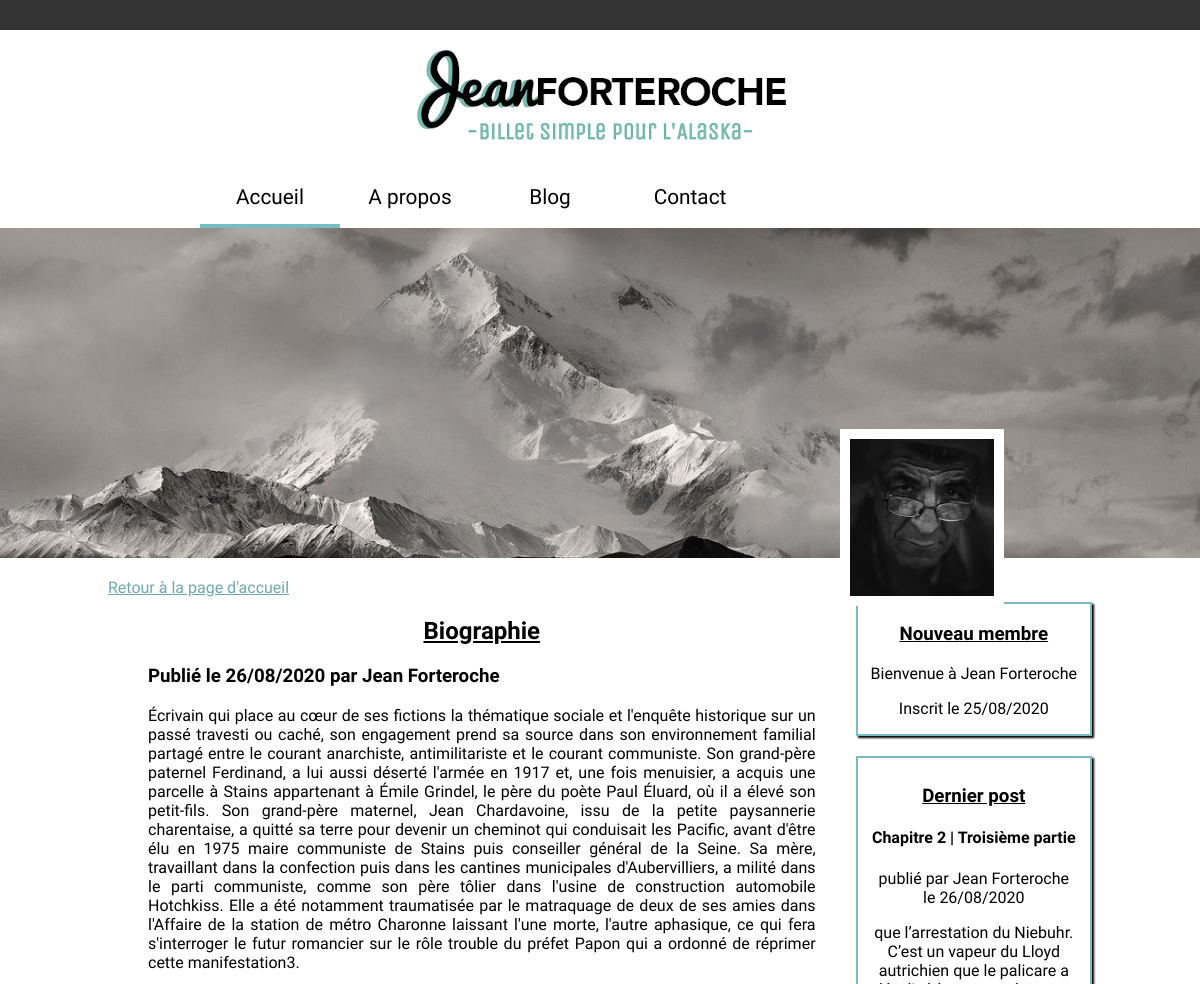
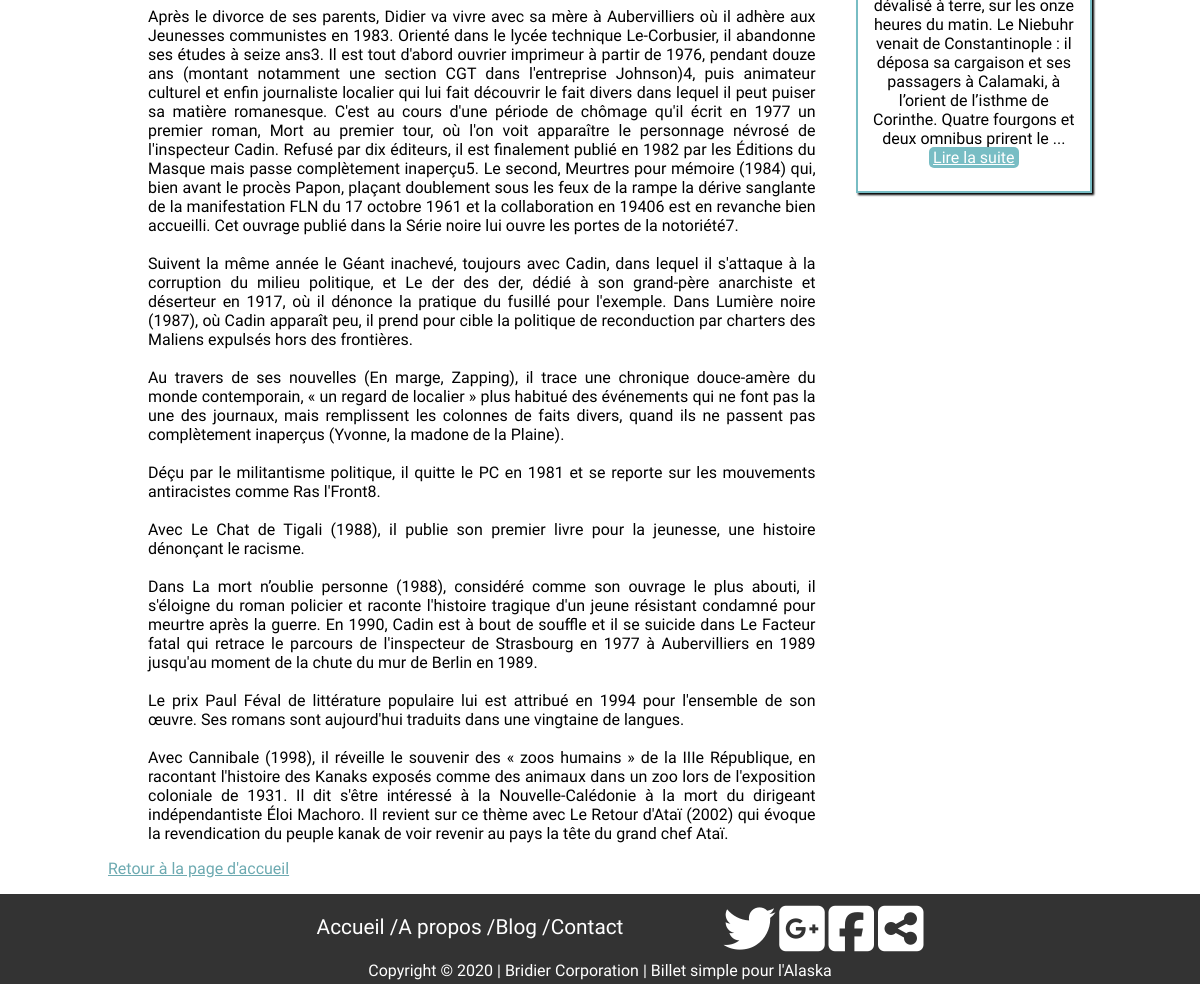
The app's page /index.php?action=various&id=1 with its own data (2 pictures, top to bottom).
### tables this page shows
CREATE TABLE `various` (
  `id` int(11) NOT NULL,
  `author` varchar(255) NOT NULL,
  `title` varchar(255) NOT NULL,
  `content` text NOT NULL,
  `date_creation` datetime NOT NULL DEFAULT CURRENT_TIMESTAMP
);

CREATE TABLE `users` (
  `id` int(11) NOT NULL,
  `id_status` int(11) NOT NULL,
  `firstName` varchar(255) NOT NULL,
  `lastName` varchar(255) NOT NULL,
  `pseudo` varchar(255) NOT NULL,
  `password` varchar(255) NOT NULL,
  `mail` varchar(255) NOT NULL,
  `date_inscription` datetime NOT NULL DEFAULT CURRENT_TIMESTAMP
);

CREATE TABLE `posts` (
  `id` int(11) NOT NULL,
  `author` varchar(255) NOT NULL,
  `title` varchar(255) NOT NULL,
  `content` text NOT NULL,
  `date_creation` datetime NOT NULL DEFAULT CURRENT_TIMESTAMP
);

### controller/controller.php (called while the page is built, shortened)
<?php
require_once('model/postManager.php');
require_once('model/userManager.php');
require_once('model/variousManager.php');
function various($id)
{
    require('rightBlockController.php');
    $variousManager = new VariousManager();
    $getVarious = $variousManager->getVarious($id);
    require('view/variousView.php');
}

### model/variousManager.php (called while the page is built, shortened)
<?php
class VariousManager extends Manager
{
    public function getVarious($id)
    {
        $db = $this->dbConnect();
        $req = $db->prepare('SELECT id,author, title, content, DATE_FORMAT(date_creation, \'%d/%m/%Y\') AS date_creation FROM various WHERE id = ?');
        $req->execute(array($id));
        $various = $req->fetch();
        return $various;
    }
}

### model/userManager.php (called while the page is built, shortened)
<?php
class UserManager extends Manager
{
    public function getLastUser()
    {
        $db = $this->dbConnect();
        $req = $db->query('SELECT id, pseudo, DATE_FORMAT(date_inscription, \'%d/%m/%Y\') AS date_inscirption FROM users ORDER BY id DESC
        LIMIT 1');
        $lastUser = $req->fetch();
        return $lastUser;
    }
}

### controller/rightBlockController.php (called while the page is built)
<?php
$postManager = new PostManager();
$userManager = new UserManager();
$lastUser = $userManager->getLastUser();
$lastPost = $postManager->lastPost();

### model/postManager.php (called while the page is built, shortened)
<?php
class PostManager extends Manager
{
    public function lastPost()
    {
        $db = $this->dbConnect();
        $req = $db->query('SELECT id,author, title, LEFT( content, 300 ) AS content, DATE_FORMAT(date_creation, \'%d/%m/%Y\') AS date_creation FROM posts ORDER BY id DESC LIMIT 1');
        $lastPost = $req->fetch();
        return $lastPost;
    }
}

### view/template.php (the view, shortened to what this page needs)
<!DOCTYPE html>
<html>
    <head>
        <link href="public/css/style.css" rel="stylesheet" />
    </head>
    <body>
        <head>
            <div class="headband"></div>
            <p class="logo"><img src="public/img/logo_400.png" alt="logo de Jean"></p>
            <nav>
                <ul class="menu">
                    <li class="buttonMenu accueil"><a href="">Accueil</a></li>
                    <li class="buttonMenu a_propos"><a href="index.php?action=about">A propos</a></li>
                    <li class="buttonMenu blog"><a href="">Blog</a></li>
                    <li class="buttonMenu contact"><a href="">Contact</a></li>
                </ul>
            </nav>
            <div class="banniere">
                <img src="public/img/banniere.jpg" alt="paysage Alaska" class="paysage">
                <img src="public/img/jean_f.jpg" alt="Portrait de Jean Forteroche" class="portrait">
            </div>
        </head>
        <section class="section">
            <section class="leftSection">
                <?= $content ?>
            </section>
            <section class="rightSection">
                <article class="lastUser">
                    <h3>Nouveau membre</h3>
                    <p>Bienvenue à <?=htmlspecialchars($lastUser['pseudo'])?></p>
                    <p>Inscrit le <?=htmlspecialchars($lastUser['date_inscirption'])?></p>
                </article>
                <article class="lastPost">
                    <h3>Dernier post</h3>
                    <h4><?=htmlspecialchars($lastPost['title'])?></h4>
                    <p>publié par <?=htmlspecialchars($lastPost['author'])?><br /> le <?=htmlspecialchars($lastPost['date_creation'])?></p>
                    <p>
                        <?=htmlspecialchars($lastPost['content'])?>
                        ... <a href="index.php?action=post&amp;id=<?=$lastPost['id']?>" class="readMore">Lire la suite</a>
                    </p>
                </article>
            </section>
        </section>
        <footer>
            <div class="footer_block">
                <ul class="footer_menu">
                    <li><a href="">Accueil / </a></li>
                    <li><a href="">A propos / </a></li>
                    <li><a href="">Blog / </a></li>
                    <li><a href="">Contact</a></li>
                </ul>
                <ul class="footer_social_network">
                    <li><a href=""><i class="fab fa-twitter"></i></a></li>
                    <li><a href=""><i class="fab fa-google-plus-square"></i></a></li>
                    <li><a href=""><i class="fab fa-facebook-square"></i></a></li>
                    <li><a href=""><i class="fas fa-share-alt-square"></i></a></li>
                </ul>
            </div>
            <p class='copyright'>Copyright © 2020 | Bridier Corporation | Billet simple pour l'Alaska </p>
        </footer>
    </body>
</html>

### view/variousView.php (shortened to what this page needs)
<p class="homePage"><a href="index.php">Retour à la page d'accueil</a></p>
<article class="leftBlock">
    <h2><?=htmlspecialchars($getVarious['title'])?></h2>
    <h3>Publié le <?=htmlspecialchars($getVarious['date_creation'])?> par <?=htmlspecialchars($getVarious['author'])?></h3>
    <p><?=nl2br(htmlspecialchars($getVarious['content']))?></p>
</article>
<p class="homePage"><a href="index.php">Retour à la page d'accueil</a></p>
<?php $content = ob_get_clean(); ?>
<?php require('template.php'); ?>

### public/css/style.css (style rules this page uses)
body { margin:0; font-family: 'Unica One', cursive; }
.headband { height: 30px; background-color: rgb(51, 51, 51); }
.logo { text-align: center; margin: 0px; }
.menu { margin:auto; display: flex; justify-content: flex-start; width: 70%; }
.buttonMenu { width: 110px; padding: 15px; text-align: center; list-style: none; }
.menu a, footer a { text-decoration:none; color:black; font-size: 1.3em; font-family: 'Unica One', cursive; }
.accueil { border-bottom: 4px solid rgb(118, 188, 195); }
.banniere { position: relative; }
.paysage { width: 100%; }
.portrait { position: absolute; top: 60%; left: 70%; width: 12%; padding:10px; background-color: white; position: absolute; }
footer { background-color: rgb(51, 51, 51); height: 90px; }
footer ul { text-align: center; list-style: none; }
footer a, .copyright { color: white; }
.footer_block { display: flex; justify-content: center; align-items: center; }
.footer_menu { display: flex; margin:0px; }
.footer_social_network { display: flex; font-size: 2.5em; justify-content: space-between; padding: 6px 0px 0px 100px; width: 200px; margin:0px; }
.copyright { margin:0px; text-align: center; font-family: 'Unica One', cursive; }
.section { width:82%; margin: auto; display: flex; justify-content: space-between; }
.leftSection { width: 80%; }
.leftSection h2, .rightSection h3 { text-decoration: underline; }
.rightSection { width: 249px; margin-top: 40px; text-align: center; }
.lastUser { height: 130px; }
.lastPost { margin-top: 20px; padding: 8px;; }
.lastUser, .lastPost { box-shadow: 2px 2px 2Px black; border: 2px solid rgb(120, 189, 196); }
.leftSection h2 { text-align: center; }
.readMore { padding: 1px 4Px; background-color: rgb(120, 189, 196); color: white; border-radius: 5px;; }
.leftBlock { text-align: justify; margin: 0px 40px; }
.homePage a { color: rgb(109, 170, 177); }

### records on screen
various: title "Biographie", author "Jean Forteroche", content "Écrivain qui place au cœur de ses fictions la thématique sociale et l'enquête historique sur un passé travesti ou caché, son engagement prend sa source dans son environnement familial partagé entre le courant anarchiste, antimilitariste et le courant communiste. Son grand-père paternel Ferdinand, a lui aussi déserté l'armée en 1917 et, une fois menuisier, a acquis une parcelle à Stains appartenant à Émile Grindel, le père du poète Paul Éluard, où il a élevé son petit-fils. Son grand-père maternel, Jean Chardavoine, issu de la petite paysannerie charentaise, a quitté sa terre pour devenir un cheminot qui conduisait les Pacific, avant d'être élu en 1975 maire communiste de Stains puis…"
users: pseudo "Jean Forteroche"
posts: title "Chapitre 2 | Troisième partie", author "Jean Forteroche"

### other values on screen
$getVarious['date_creation'] "26/08/2020"
$lastUser['date_inscirption'] "25/08/2020"
$lastPost['date_creation'] "26/08/2020"
